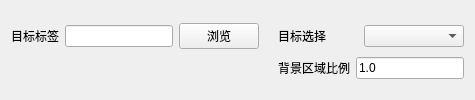
                 <widget class="QWidget" name="page_fg_bg">
                  <layout class="QGridLayout" name="gridLayout_6">
                   <item row="0" column="0">
                    <layout class="QGridLayout" name="gridLayout_7">
                     <item row="0" column="0">
                      <layout class="QHBoxLayout" name="horizontalLayout_3">
                       <item>
                        <widget class="QLabel" name="label_gtpath_1">
                         <property name="text">
                          <string>目标标签</string>
                         </property>
                        </widget>
                       </item>
                       <item>
                        <widget class="QLineEdit" name="le_gtpath_1"/>
                       </item>
                       <item>
                        <widget class="QPushButton" name="bu_browse_gt_1">
                         <property name="text">
                          <string>浏览</string>
                         </property>
                        </widget>
                       </item>
                       <item>
                        <spacer name="horizontalSpacer_2">
                         <property name="orientation">
                          <enum>Qt::Horizontal</enum>
                         </property>
                         <property name="sizeHint" stdset="0">
                          <size>
                           <width>13</width>
                           <height>30</height>
                          </size>
                         </property>
                        </spacer>
                       </item>
                      </layout>
                     </item>
                     <item row="0" column="1">
                      <layout class="QHBoxLayout" name="horizontalLayout">
                       <item>
                        <widget class="QLabel" name="label_roi_choose_1">
                         <property name="text">
                          <string>目标选择</string>
                         </property>
                        </widget>
                       </item>
                       <item>
                        <widget class="QComboBox" name="CB_roi_choose_1">
                         <property name="minimumSize">
                          <size>
                           <width>100</width>
                           <height>0</height>
                          </size>
                         </property>
                         <property name="maximumSize">
                          <size>
                           <width>100</width>
                           <height>16777215</height>
                          </size>
                         </property>
                        </widget>
                       </item>
                      </layout>
                     </item>
                     <item row="1" column="0">
                      <spacer name="horizontalSpacer_6">
                       <property name="orientation">
                        <enum>Qt::Horizontal</enum>
                       </property>
                       <property name="sizeHint" stdset="0">
                        <size>
                         <width>228</width>
                         <height>18</height>
                        </size>
                       </property>
                      </spacer>
                     </item>
                     <item row="1" column="1">
                      <layout class="QHBoxLayout" name="horizontalLayout_2">
                       <item>
                        <widget class="QLabel" name="label_bg_ratio">
                         <property name="text">
                          <string>背景区域比例</string>
                         </property>
                        </widget>
                       </item>
                       <item>
                        <widget class="QLineEdit" name="le_bg_ratio">
                         <property name="text">
                          <string>1.0</string>
                         </property>
                        </widget>
                       </item>
                      </layout>
                     </item>
                    </layout>
                   </item>
                  </layout>
                 </widget>
